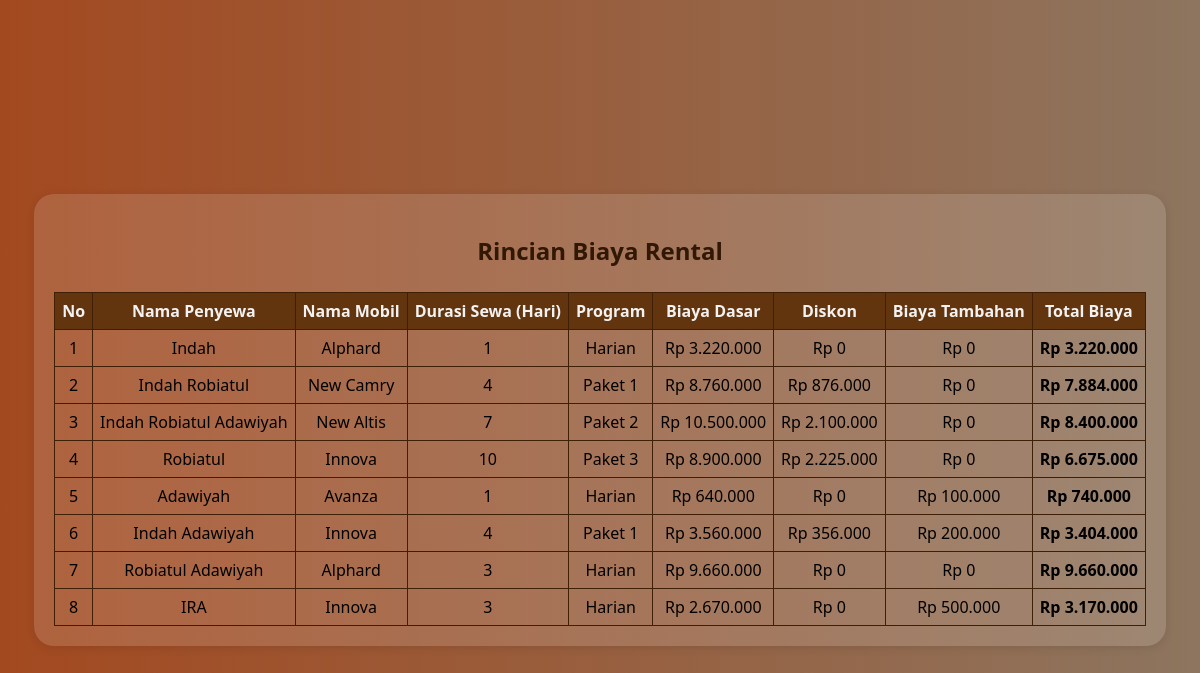
The page /result.php on the database its author committed.
### tables this page shows
CREATE TABLE `t_sewa` (
  `id` int(11) NOT NULL,
  `nama_penyewa` varchar(255) NOT NULL,
  `mobil` varchar(255) NOT NULL,
  `durasi_sewa` int(11) NOT NULL,
  `program` varchar(255) NOT NULL,
  `biaya_dasar` decimal(10,2) NOT NULL,
  `diskon` decimal(10,2) NOT NULL,
  `biaya_tambahan` decimal(10,2) NOT NULL,
  `total_biaya` decimal(10,2) NOT NULL
);

### result.php (the view, shortened to what this page needs)
<!DOCTYPE html>
<html lang="id">
<head>
    <link rel="stylesheet" href="styles/style.css">
</head>
<body>
    <div class="container">
        <?php
        include 'services/database.php';
$sql = "SELECT * FROM t_sewa";
$result = $conn->query($sql);
echo "<h2>Rincian Biaya Rental</h2>";
echo "<table border='1' cellpadding='10' cellspacing='0'>";
echo "<tr>
        <th>No</th>
        <th>Nama Penyewa</th>
        <th>Nama Mobil</th>
        <th>Durasi Sewa (Hari)</th>
        <th>Program</th>
        <th>Biaya Dasar</th>
        <th>Diskon</th>
        <th>Biaya Tambahan</th>
        <th>Total Biaya</th>
      </tr>";
$no = 1;
while ($row = $result->fetch_assoc()) {
    echo "<tr>
            <td>$no</td>
            <td>{$row['nama_penyewa']}</td>
            <td>{$row['mobil']}</td>
            <td>{$row['durasi_sewa']}</td>
            <td>{$row['program']}</td>
            <td>Rp " . number_format($row['biaya_dasar'], 0, ',', '.') . "</td>
            <td>Rp " . number_format($row['diskon'], 0, ',', '.') . "</td>
            <td>Rp " . number_format($row['biaya_tambahan'], 0, ',', '.') . "</td>
            <td><b>Rp " . number_format($row['total_biaya'], 0, ',', '.') . "</b></td>
          </tr>";
    $no++;
}
echo "</table>";
        ?>
    </div>
</body>
</html>

### styles/style.css (style rules this page uses)
body { font-family: system-ui, -apple-system, BlinkMacSystemFont, "Segoe UI", Roboto, Oxygen, Ubuntu, Cantarell, "Open Sans", "Helvetica Neue", sans-serif; background-color: #3f1f05; background-image: linear-gradient( to right, rgba(170, 76, 33, 0.938), rgb(141, 117, 95) ); margin: 0; padding: 20px; display: flex; justify-content: center; align-items: center; height: 100vh; }
.container { max-width: auto; margin: auto; background: rgba(255, 255, 255, 0.134); padding: 20px; border-radius: 8px; box-shadow: 0 2px 10px rgba(0, 0, 0, 0.1); display: flex; flex-direction: column; align-items: center; border-radius: 20px; }
h2 { text-align: center; color: #311804; }
table { table-layout: auto; width: 100%; border-collapse: collapse; margin-top: 5px; }
th, td { padding: 7px; text-align: center; border: 1px solid #3f1f05; white-space: nowrap; }
th { background-color: #63350f; color: #f2f2f2; }

### rows shown on the page
t_sewa: nama_penyewa "Indah", mobil "Alphard", durasi_sewa "1", program "Harian", biaya_dasar "3.220.000", diskon "0", biaya_tambahan "0", total_biaya "3.220.000"
t_sewa: nama_penyewa "Indah Robiatul", mobil "New Camry", durasi_sewa "4", program "Paket 1", biaya_dasar "8.760.000", diskon "876.000", biaya_tambahan "0", total_biaya "7.884.000"
t_sewa: nama_penyewa "Indah Robiatul Adawiyah", mobil "New Altis", durasi_sewa "7", program "Paket 2", biaya_dasar "10.500.000", diskon "2.100.000", biaya_tambahan "0", total_biaya "8.400.000"
t_sewa: nama_penyewa "Robiatul", mobil "Innova", durasi_sewa "10", program "Paket 3", biaya_dasar "8.900.000", diskon "2.225.000", biaya_tambahan "0", total_biaya "6.675.000"
t_sewa: nama_penyewa "Adawiyah", mobil "Avanza", durasi_sewa "1", program "Harian", biaya_dasar "640.000", diskon "0", biaya_tambahan "100.000", total_biaya "740.000"
t_sewa: nama_penyewa "Indah Adawiyah", mobil "Innova", durasi_sewa "4", program "Paket 1", biaya_dasar "3.560.000", diskon "356.000", biaya_tambahan "200.000", total_biaya "3.404.000"
t_sewa: nama_penyewa "Robiatul Adawiyah", mobil "Alphard", durasi_sewa "3", program "Harian", biaya_dasar "9.660.000", diskon "0", biaya_tambahan "0", total_biaya "9.660.000"
t_sewa: nama_penyewa "IRA", mobil "Innova", durasi_sewa "3", program "Harian", biaya_dasar "2.670.000", diskon "0", biaya_tambahan "500.000", total_biaya "3.170.000"
